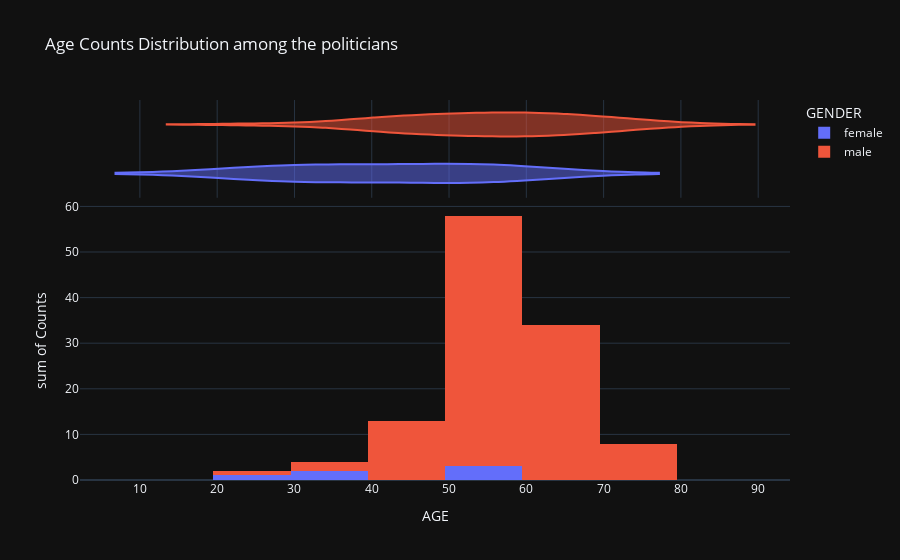

The code cell stored with this chart in its notebook:
### Markdown cell above
# What is the relationship of Age and Politics?

### Code cell
age_cnt=ed_valid.groupby(['AGE','GENDER']).apply(lambda x:x['Winning Candidate'].count()).reset_index(name='Counts')
fig = px.histogram(age_cnt, x="AGE",y='Counts',color='GENDER',marginal='violin',title='Age Counts Distribution among the politicians')
fig.update_layout(title_text='Age Counts Distribution among the politicians',template='plotly_dark')
fig.show()

### Figure 1 — Plotly figure (JSON) as saved in the notebook; plotly's stock layout.template omitted (floating-point values rounded to 4 significant figures)
{"data": [{"alignmentgroup": "True", "bingroup": "x", "histfunc": "sum", "hovertemplate": "GENDER=female<br>AGE=%{x}<br>sum of Counts=%{y}<extra></extra>", "legendgroup": "female", "marker": {"color": "#636efa", "pattern": {"shape": ""}}, "name": "female", "offsetgroup": "female", "orientation": "v", "showlegend": true, "type": "histogram", "x": [26, 31, 37, 51, 52, 58], "xaxis": "x", "y": [1, 1, 1, 1, 1, 1], "yaxis": "y"}, {"alignmentgroup": "True", "hovertemplate": "GENDER=female<br>AGE=%{x}<extra></extra>", "legendgroup": "female", "marker": {"color": "#636efa"}, "name": "female", "offsetgroup": "female", "scalegroup": "x", "showlegend": false, "type": "violin", "x": [26, 31, 37, 51, 52, 58], "xaxis": "x2", "yaxis": "y2"}, {"alignmentgroup": "True", "bingroup": "x", "histfunc": "sum", "hovertemplate": "GENDER=male<br>AGE=%{x}<br>sum of Counts=%{y}<extra></extra>", "legendgroup": "male", "marker": {"color": "#EF553B", "pattern": {"shape": ""}}, "name": "male", "offsetgroup": "male", "orientation": "v", "showlegend": true, "type": "histogram", "x": [26, 37, 39, 41, 42, 43, 44, 46, 47, 48, 50, 51, 52, 53, 54, 55, 56, 57, 58, 59, 60, 61, 62, 63, 64, 65, 66, 68, 69, 70, 71, 75, 77], "xaxis": "x", "y": [1, 1, 1, 2, 2, 2, 2, 1, 3, 1, 3, 1, 4, 5, 4, 9, 8, 6, 10, 5, 9, 4, 2, 5, 4, 3, 1, 2, 4, 3, 2, 2, 1], "yaxis": "y"}, {"alignmentgroup": "True", "hovertemplate": "GENDER=male<br>AGE=%{x}<extra></extra>", "legendgroup": "male", "marker": {"color": "#EF553B"}, "name": "male", "offsetgroup": "male", "scalegroup": "x", "showlegend": false, "type": "violin", "x": [26, 37, 39, 41, 42, 43, 44, 46, 47, 48, 50, 51, 52, 53, 54, 55, 56, 57, 58, 59, 60, 61, 62, 63, 64, 65, 66, 68, 69, 70, 71, 75, 77], "xaxis": "x2", "yaxis": "y2"}], "layout": {"barmode": "relative", "legend": {"title": {"text": "GENDER"}, "tracegroupgap": 0}, "title": {"text": "Age Counts Distribution among the politicians"}, "xaxis": {"anchor": "y", "domain": [0, 1], "title": {"text": "AGE"}}, "xaxis2": {"anchor": "y2", "domain": [0, 1], "matches": "x", "showgrid": true, "showticklabels": false}, "yaxis": {"anchor": "x", "domain": [0, 0.7326], "title": {"text": "sum of Counts"}}, "yaxis2": {"anchor": "x2", "domain": [0.7426, 1], "matches": "y2", "showgrid": false, "showline": false, "showticklabels": false, "ticks": ""}}}
